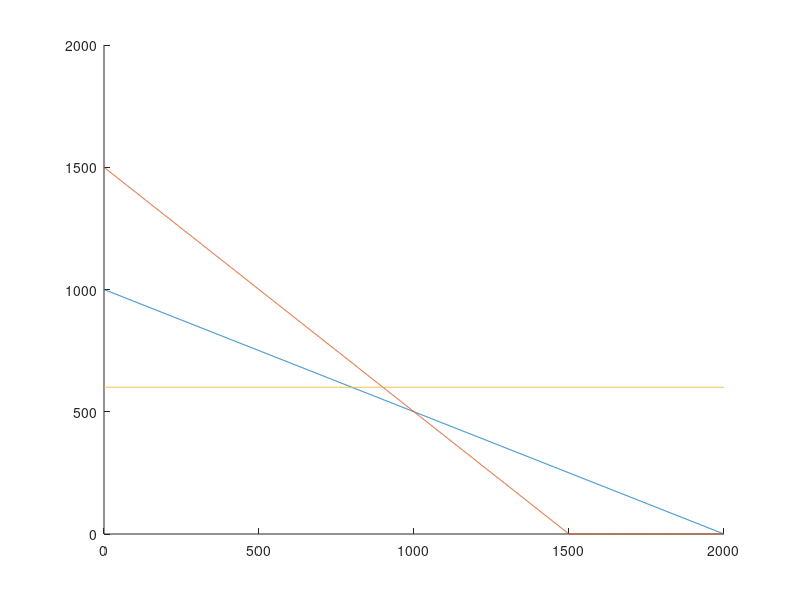

This figure's MATLAB source:
clc;
clear all;
%x1+2x2<=2000; x1+x2<=1500; x2<=600
A=[1 2; 1 1; 0 1]; %coeff of x1 is zero
B=[2000; 1500; 600];
y=0:1:max(B) %taking till the maximum %also can use y=0:1:max(B)
for i=1:1:3
    x=(B(i) - (A(i,1).*y))./A(i,2) %. operator for element wise 
    x=max(0,x) %domain and to not include -ve values
    hold on;
    plot(y,x)
    hold off;
end